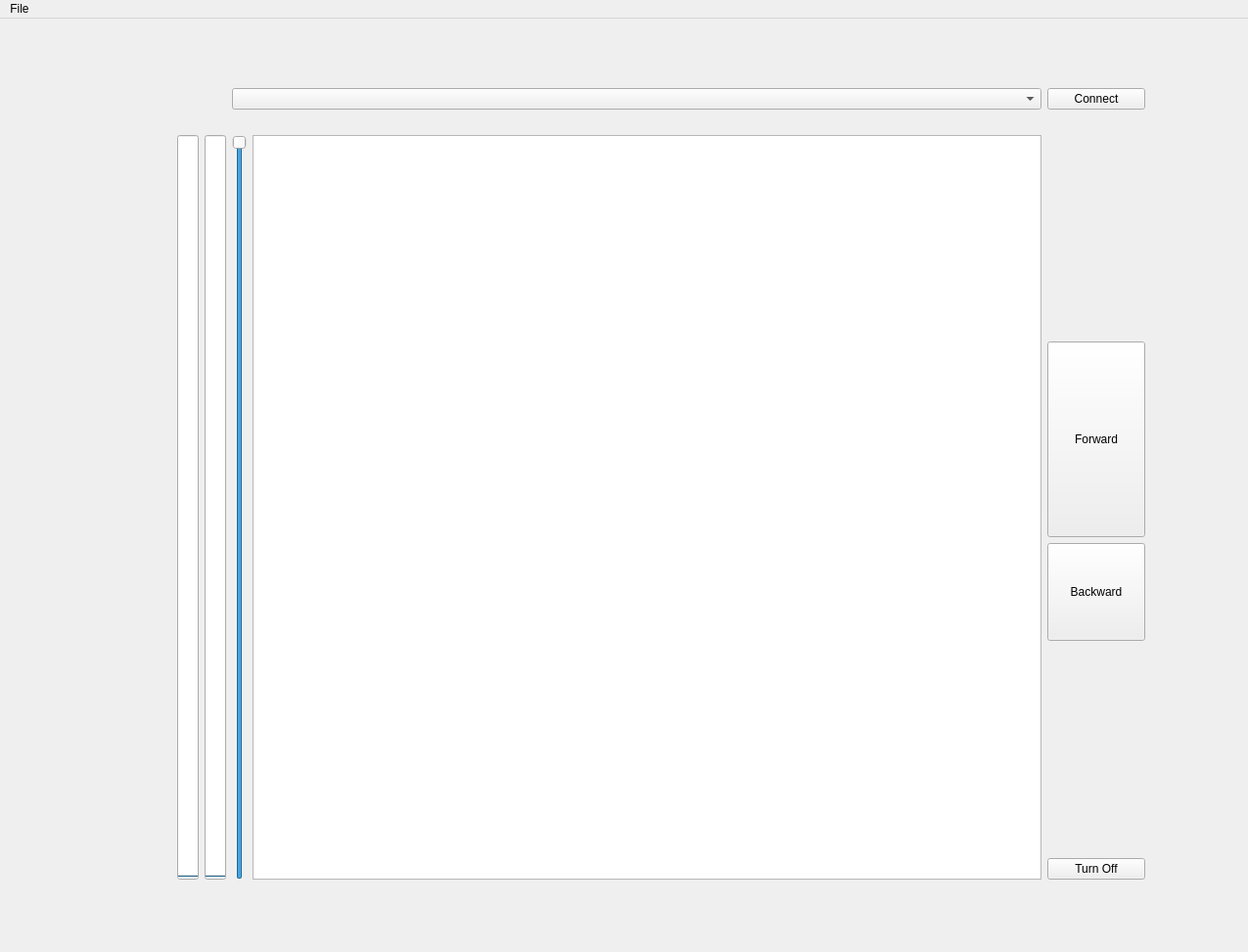
<?xml version="1.0" encoding="UTF-8"?>
<ui version="4.0">
 <class>MainWindow</class>
 <widget class="QMainWindow" name="MainWindow">
  <property name="geometry">
   <rect>
    <x>0</x>
    <y>0</y>
    <width>1275</width>
    <height>973</height>
   </rect>
  </property>
  <property name="windowTitle">
   <string>sLightShow</string>
  </property>
  <widget class="QWidget" name="centralWidget">
   <widget class="QWidget" name="gridLayoutWidget">
    <property name="geometry">
     <rect>
      <x>130</x>
      <y>60</y>
      <width>1091</width>
      <height>851</height>
     </rect>
    </property>
    <layout class="QGridLayout" name="layout">
     <item row="0" column="8">
      <spacer name="horizontalSpacer_2">
       <property name="orientation">
        <enum>Qt::Horizontal</enum>
       </property>
       <property name="sizeType">
        <enum>QSizePolicy::Maximum</enum>
       </property>
       <property name="sizeHint" stdset="0">
        <size>
         <width>40</width>
         <height>20</height>
        </size>
       </property>
      </spacer>
     </item>
     <item row="4" column="6">
      <widget class="QPushButton" name="backward">
       <property name="minimumSize">
        <size>
         <width>0</width>
         <height>100</height>
        </size>
       </property>
       <property name="text">
        <string>Backward</string>
       </property>
      </widget>
     </item>
     <item row="8" column="4">
      <spacer name="verticalSpacer_4">
       <property name="orientation">
        <enum>Qt::Vertical</enum>
       </property>
       <property name="sizeType">
        <enum>QSizePolicy::Maximum</enum>
       </property>
       <property name="sizeHint" stdset="0">
        <size>
         <width>20</width>
         <height>20</height>
        </size>
       </property>
      </spacer>
     </item>
     <item row="6" column="6">
      <spacer name="verticalSpacer_2">
       <property name="orientation">
        <enum>Qt::Vertical</enum>
       </property>
       <property name="sizeHint" stdset="0">
        <size>
         <width>20</width>
         <height>40</height>
        </size>
       </property>
      </spacer>
     </item>
     <item row="2" column="3" rowspan="6">
      <widget class="QSlider" name="limitBrightness">
       <property name="maximum">
        <number>100</number>
       </property>
       <property name="value">
        <number>100</number>
       </property>
       <property name="orientation">
        <enum>Qt::Vertical</enum>
       </property>
      </widget>
     </item>
     <item row="2" column="1" rowspan="6">
      <widget class="QProgressBar" name="projector0">
       <property name="value">
        <number>0</number>
       </property>
       <property name="orientation">
        <enum>Qt::Vertical</enum>
       </property>
      </widget>
     </item>
     <item row="0" column="0">
      <spacer name="horizontalSpacer">
       <property name="orientation">
        <enum>Qt::Horizontal</enum>
       </property>
       <property name="sizeType">
        <enum>QSizePolicy::Maximum</enum>
       </property>
       <property name="sizeHint" stdset="0">
        <size>
         <width>40</width>
         <height>20</height>
        </size>
       </property>
      </spacer>
     </item>
     <item row="1" column="4">
      <spacer name="verticalSpacer">
       <property name="orientation">
        <enum>Qt::Vertical</enum>
       </property>
       <property name="sizeType">
        <enum>QSizePolicy::Maximum</enum>
       </property>
       <property name="sizeHint" stdset="0">
        <size>
         <width>20</width>
         <height>20</height>
        </size>
       </property>
      </spacer>
     </item>
     <item row="2" column="6">
      <spacer name="verticalSpacer_3">
       <property name="orientation">
        <enum>Qt::Vertical</enum>
       </property>
       <property name="sizeHint" stdset="0">
        <size>
         <width>20</width>
         <height>40</height>
        </size>
       </property>
      </spacer>
     </item>
     <item row="3" column="6">
      <widget class="QPushButton" name="forward">
       <property name="minimumSize">
        <size>
         <width>100</width>
         <height>200</height>
        </size>
       </property>
       <property name="text">
        <string>Forward</string>
       </property>
      </widget>
     </item>
     <item row="0" column="3" colspan="3">
      <widget class="QComboBox" name="serialPortList"/>
     </item>
     <item row="7" column="6">
      <widget class="QPushButton" name="pushButton">
       <property name="text">
        <string>Turn Off</string>
       </property>
      </widget>
     </item>
     <item row="0" column="6">
      <widget class="QPushButton" name="serialPortButton">
       <property name="sizePolicy">
        <sizepolicy hsizetype="Minimum" vsizetype="Fixed">
         <horstretch>0</horstretch>
         <verstretch>0</verstretch>
        </sizepolicy>
       </property>
       <property name="maximumSize">
        <size>
         <width>100</width>
         <height>16777215</height>
        </size>
       </property>
       <property name="text">
        <string>Connect</string>
       </property>
      </widget>
     </item>
     <item row="2" column="4" rowspan="6" colspan="2">
      <widget class="QListView" name="listView"/>
     </item>
     <item row="2" column="2" rowspan="6">
      <widget class="QProgressBar" name="projector1">
       <property name="value">
        <number>0</number>
       </property>
       <property name="orientation">
        <enum>Qt::Vertical</enum>
       </property>
      </widget>
     </item>
    </layout>
   </widget>
  </widget>
  <widget class="QMenuBar" name="menuBar">
   <property name="geometry">
    <rect>
     <x>0</x>
     <y>0</y>
     <width>1275</width>
     <height>22</height>
    </rect>
   </property>
   <widget class="QMenu" name="menuFile">
    <property name="title">
     <string>File</string>
    </property>
    <addaction name="actionOpen"/>
   </widget>
   <addaction name="menuFile"/>
  </widget>
  <action name="actionOpen">
   <property name="text">
    <string>Open Project...</string>
   </property>
   <property name="shortcut">
    <string>Ctrl+O</string>
   </property>
  </action>
 </widget>
 <layoutdefault spacing="6" margin="11"/>
 <resources/>
 <connections/>
</ui>
